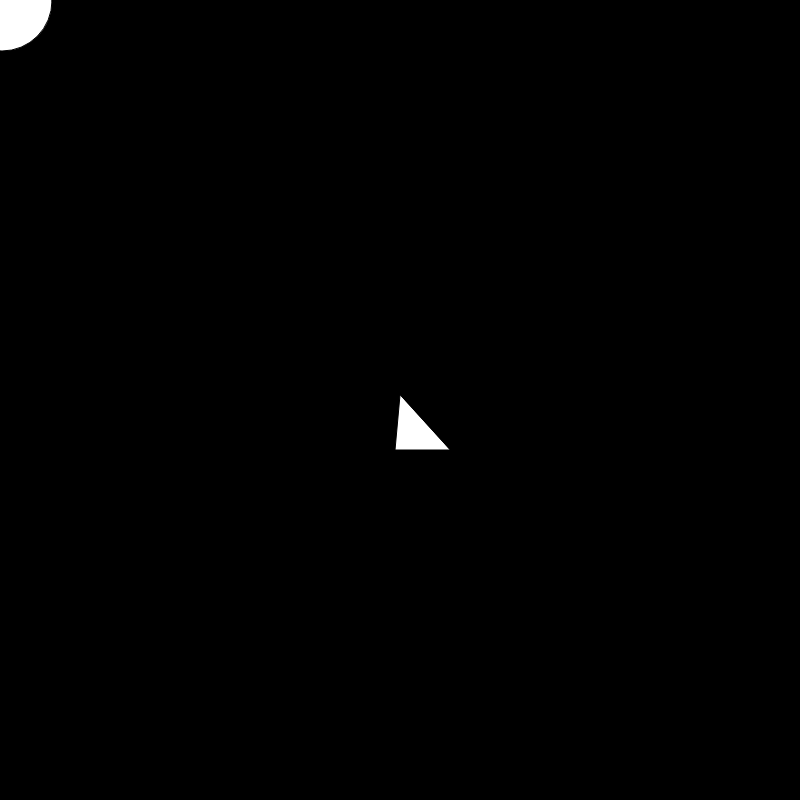
Frame 1 (no input)
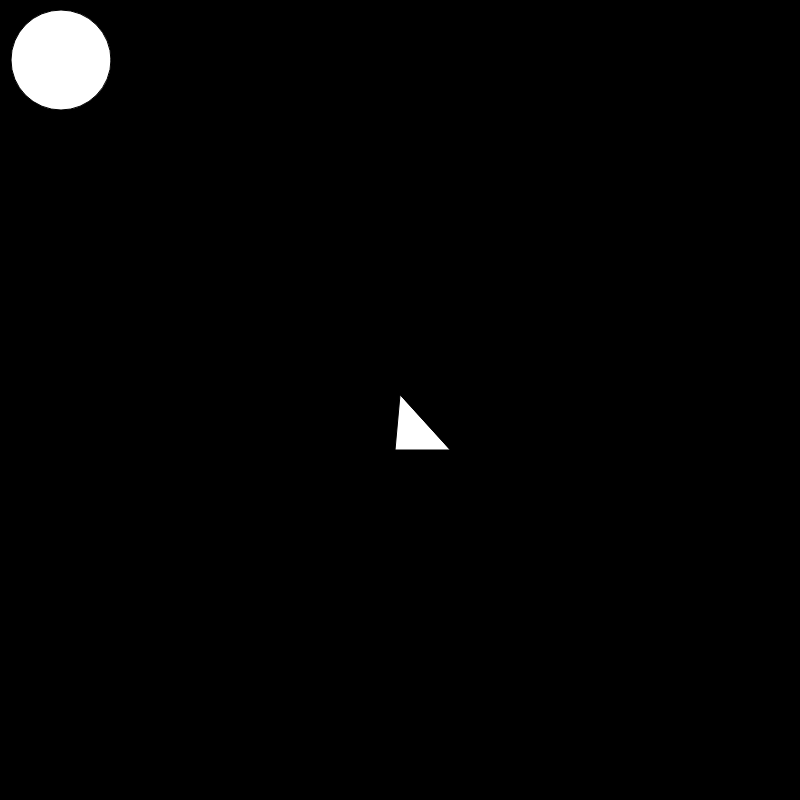
Frame 60 (no input)
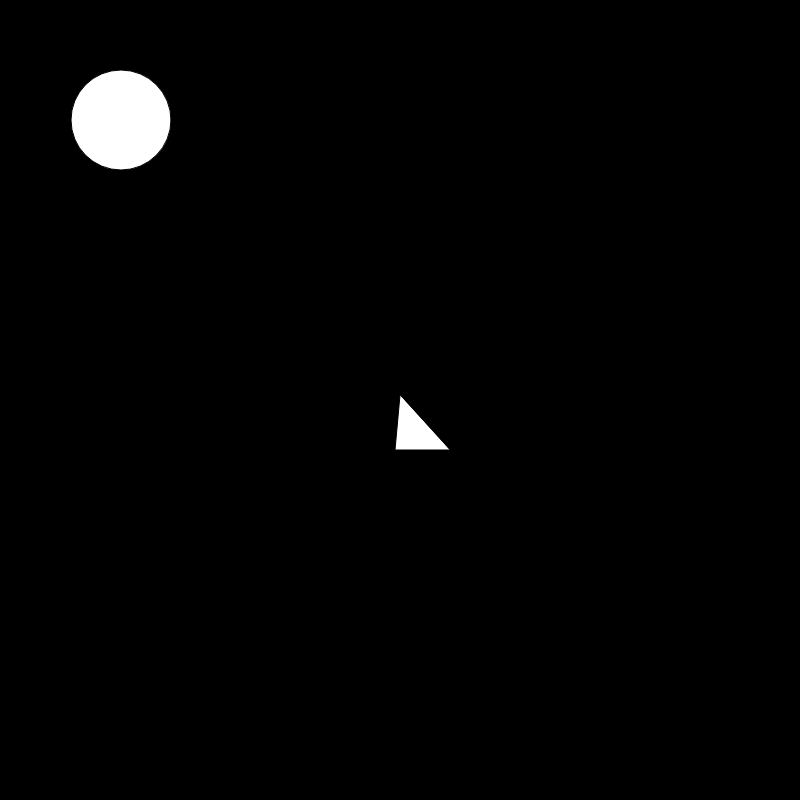
Frame 120 (the mouse pressed at the canvas centre since frame 60)

The p5.js sketch that drew these frames (run headless with seeded random() and noise() and a simulated clock; from frame 60 on, the mouse is pressed at the canvas centre):

// p5.js sketch
// ── sketch.js
var gameover = 0;
var triangleY = 400;
var triangleX = 400;
var astroidY = 0;
var astroidX = 0;
var offset = 0;
function setup() {
  createCanvas(800, 800);
}

function draw() {
  background("black");
  triangle(400, 395, 395, 450, 450, 450);
  astroidX = astroidX + 1;
  astroidY = astroidY + 1;
  astroidX = astroidY + 1;
  ellipse(0 + astroidX, 0 + astroidY, 100);
  if (
    astroidX > triangleX &&
    astroidX < triangleX + 50 &&
    astroidY > triangleY &&
    astroidY < triangleY + 50
  ) {
    astroidY = random(200);
    astroidX = random(200);
    gameover = gameover - 1;
    text("game over", 350, 350);
  }
}
